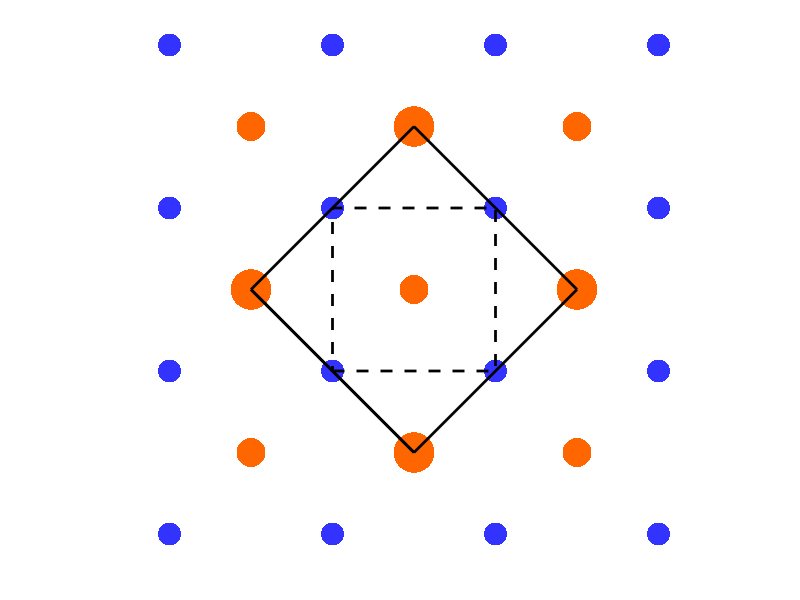

This chart was generated by the following MATLAB code: (Note: this script raises an error after producing the figure.)
% lets make figure 1
%---------------------------------------------------------------------%
%---------------------------------------------------------------------%
%---------------------------------------------------------------------%

%this is panel A
figure(1),
%subaxis(3,2,1, 'Spacing', sp, 'Padding', 0, 'Margin', 0),
h = [1 2 3 4];
X = repmat(h,1,4);
Y =repmat(h,4,1);
Y = Y(:)';
s = 2.5/2;
iron_mark=s*40;
Xs = [1.5 2.5 3.5 1.5 3.5];
Ys = [1.5 2.5 1.5 3.5 3.5];
Xs2 = [1.5 2.5 3.5 2.5];
Ys2 = [2.5 1.5 2.5 3.5];
Se_mark = s*70;
Se_mark2 = s*50;
plot(X,Y,'.','MarkerSize',iron_mark,'Color',[0.2 0.2 1]);
hold on
plot(Xs,Ys,'.','MarkerSize',Se_mark2,'Color',[1 0.4 0]);
plot(Xs2,Ys2,'.','MarkerSize',Se_mark,'Color',[1 0.4 0]);
plot([Xs2 1.5 2.5],[Ys2 2.5 1.5],'-k','LineWidth',2);
plot([2 3 3 2 2],[2 2 3 3 2],'--k','LineWidth',2);
%plot(Xs2,Ys2,'or','MarkerSize',Se_mark2);
hold off
axis([1 4 1 4]);
axis square
axis off

figsiz=[25 25];
fig_siz(figsiz/2.5);
figw